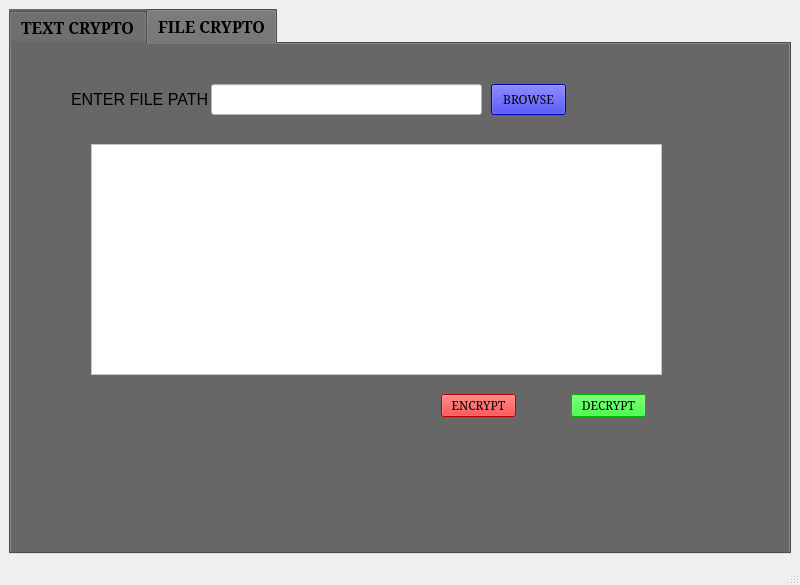
<?xml version="1.0" encoding="UTF-8"?>
<ui version="4.0">
 <class>MainWindow</class>
 <widget class="QMainWindow" name="MainWindow">
  <property name="geometry">
   <rect>
    <x>0</x>
    <y>0</y>
    <width>800</width>
    <height>585</height>
   </rect>
  </property>
  <property name="windowTitle">
   <string>MainWindow</string>
  </property>
  <widget class="QWidget" name="centralwidget">
   <layout class="QFormLayout" name="formLayout">
    <item row="0" column="0" colspan="2">
     <widget class="QTabWidget" name="tabWidget">
      <property name="font">
       <font>
        <family>MS Serif</family>
        <pointsize>12</pointsize>
        <weight>75</weight>
        <bold>true</bold>
       </font>
      </property>
      <property name="styleSheet">
       <string notr="true">background-color: rgb(103, 103, 103);</string>
      </property>
      <property name="currentIndex">
       <number>1</number>
      </property>
      <widget class="QWidget" name="tab">
       <attribute name="title">
        <string>TEXT CRYPTO</string>
       </attribute>
       <layout class="QGridLayout" name="gridLayout_2">
        <item row="0" column="0">
         <widget class="QGroupBox" name="groupBox">
          <property name="font">
           <font>
            <pointsize>12</pointsize>
           </font>
          </property>
          <property name="title">
           <string>Text Encryption and Decryption</string>
          </property>
          <widget class="QPushButton" name="encryptButton">
           <property name="geometry">
            <rect>
             <x>430</x>
             <y>410</y>
             <width>81</width>
             <height>31</height>
            </rect>
           </property>
           <property name="font">
            <font>
             <family>MS Sans Serif</family>
             <pointsize>8</pointsize>
             <weight>75</weight>
             <italic>true</italic>
             <bold>true</bold>
            </font>
           </property>
           <property name="styleSheet">
            <string notr="true">background-color: rgb(255, 0, 0);</string>
           </property>
           <property name="text">
            <string>ENCRYPT</string>
           </property>
          </widget>
          <widget class="QPushButton" name="decryptButton">
           <property name="geometry">
            <rect>
             <x>550</x>
             <y>410</y>
             <width>101</width>
             <height>31</height>
            </rect>
           </property>
           <property name="font">
            <font>
             <family>MS Sans Serif</family>
             <pointsize>8</pointsize>
             <weight>75</weight>
             <italic>true</italic>
             <bold>true</bold>
            </font>
           </property>
           <property name="styleSheet">
            <string notr="true">background-color: rgb(0, 255, 0);</string>
           </property>
           <property name="text">
            <string>DECRYPT</string>
           </property>
          </widget>
          <widget class="QTextEdit" name="textEdit">
           <property name="geometry">
            <rect>
             <x>20</x>
             <y>60</y>
             <width>641</width>
             <height>331</height>
            </rect>
           </property>
           <property name="styleSheet">
            <string notr="true">background-color: rgb(255, 255, 255);</string>
           </property>
          </widget>
         </widget>
        </item>
       </layout>
      </widget>
      <widget class="QWidget" name="tab_2">
       <attribute name="title">
        <string>FILE CRYPTO</string>
       </attribute>
       <widget class="QLabel" name="label">
        <property name="geometry">
         <rect>
          <x>60</x>
          <y>40</y>
          <width>141</width>
          <height>31</height>
         </rect>
        </property>
        <property name="font">
         <font>
          <pointsize>12</pointsize>
         </font>
        </property>
        <property name="text">
         <string>ENTER FILE PATH</string>
        </property>
       </widget>
       <widget class="QLineEdit" name="fpath">
        <property name="geometry">
         <rect>
          <x>200</x>
          <y>40</y>
          <width>271</width>
          <height>31</height>
         </rect>
        </property>
        <property name="styleSheet">
         <string notr="true">background-color: rgb(255, 255, 255);</string>
        </property>
       </widget>
       <widget class="QTextEdit" name="fileTextEdit">
        <property name="geometry">
         <rect>
          <x>80</x>
          <y>100</y>
          <width>571</width>
          <height>231</height>
         </rect>
        </property>
        <property name="styleSheet">
         <string notr="true">background-color: rgb(255, 255, 255);</string>
        </property>
       </widget>
       <widget class="QPushButton" name="browseFileButton">
        <property name="geometry">
         <rect>
          <x>480</x>
          <y>40</y>
          <width>75</width>
          <height>31</height>
         </rect>
        </property>
        <property name="font">
         <font>
          <family>MS Serif</family>
         </font>
        </property>
        <property name="styleSheet">
         <string notr="true">background-color: rgb(0, 0, 241);</string>
        </property>
        <property name="text">
         <string>BROWSE</string>
        </property>
       </widget>
       <widget class="QPushButton" name="encryptFileButton">
        <property name="geometry">
         <rect>
          <x>430</x>
          <y>350</y>
          <width>75</width>
          <height>23</height>
         </rect>
        </property>
        <property name="font">
         <font>
          <family>MS Serif</family>
         </font>
        </property>
        <property name="styleSheet">
         <string notr="true">background-color: rgb(255, 0, 0);</string>
        </property>
        <property name="text">
         <string>ENCRYPT</string>
        </property>
       </widget>
       <widget class="QPushButton" name="decryptFileButton">
        <property name="geometry">
         <rect>
          <x>560</x>
          <y>350</y>
          <width>75</width>
          <height>23</height>
         </rect>
        </property>
        <property name="font">
         <font>
          <family>MS Serif</family>
         </font>
        </property>
        <property name="styleSheet">
         <string notr="true">background-color: rgb(0, 255, 0);</string>
        </property>
        <property name="text">
         <string>DECRYPT</string>
        </property>
       </widget>
      </widget>
     </widget>
    </item>
   </layout>
  </widget>
  <widget class="QMenuBar" name="menubar">
   <property name="geometry">
    <rect>
     <x>0</x>
     <y>0</y>
     <width>800</width>
     <height>21</height>
    </rect>
   </property>
  </widget>
  <widget class="QStatusBar" name="statusbar"/>
 </widget>
 <resources/>
 <connections/>
</ui>
